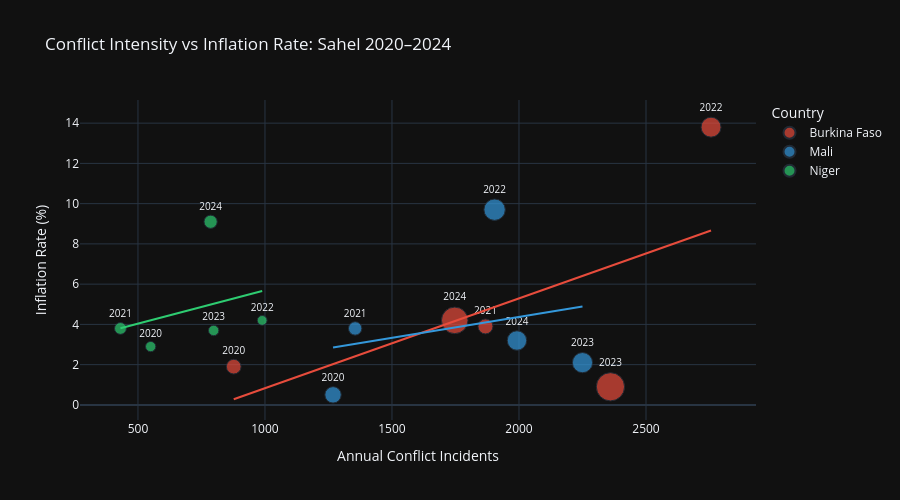
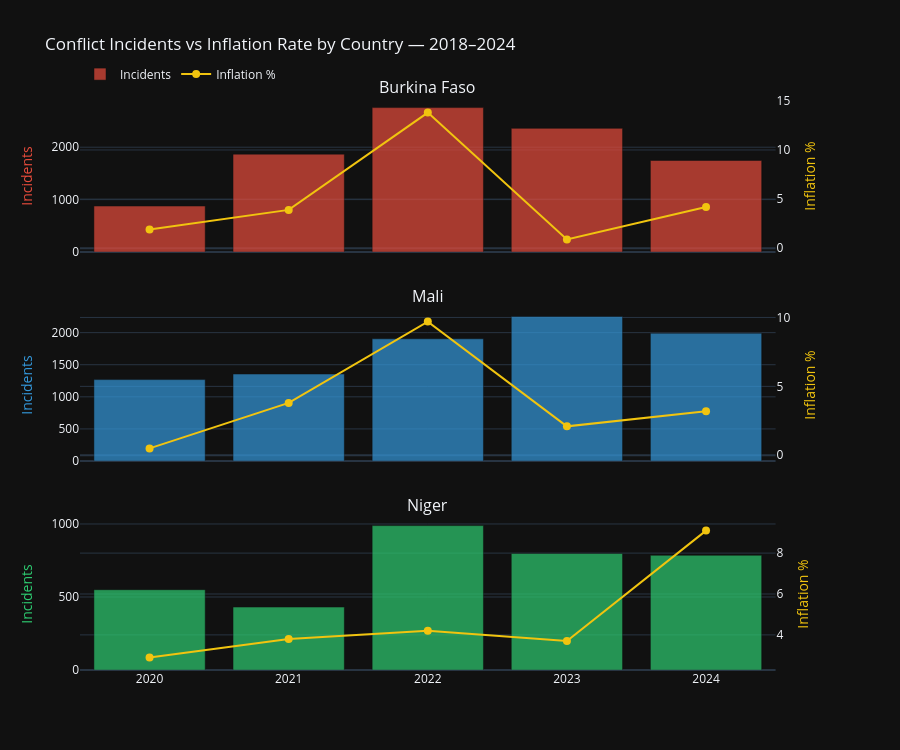
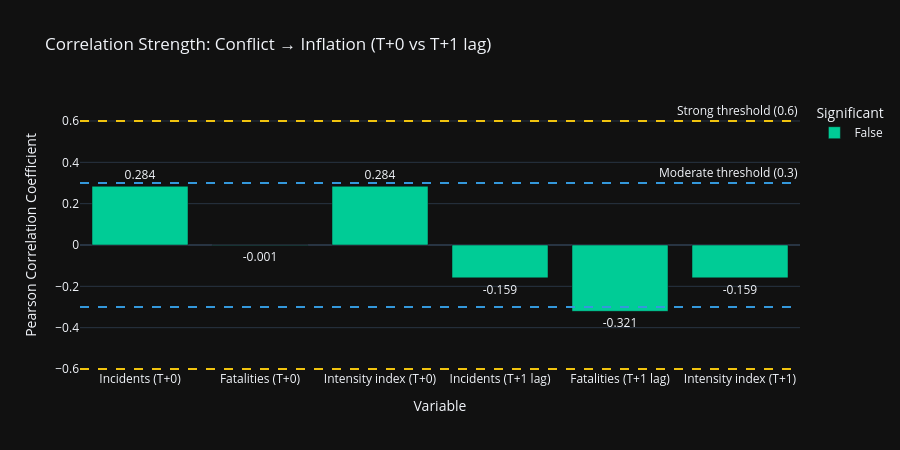

Source (notebook cell) for these figures, in order:
### Markdown cell above
## 5. Visualizations
---
Three charts to communicate the conflict-inflation relationship:

1. **Scatter plot**: conflict intensity vs inflation per country per year
2. **Dual axis chart**: incidents and inflation on the same timeline
3. **Lag comparison**: T+0 vs T+1 correlation strength

### Code cell
COUNTRY_COLORS = {
    "Burkina Faso": "#e74c3c",
    "Mali":         "#3498db",
    "Niger":        "#2ecc71",
}

# --- Plot 1: Scatter, conflict intensity vs inflation
fig1 = px.scatter(
    df_joined,
    x="incidents",
    y="inflation_pct",
    color="country",
    size="fatalities",
    text="year",
    title="Conflict Intensity vs Inflation Rate: Sahel 2020–2024",
    labels={
        "incidents":     "Annual Conflict Incidents",
        "inflation_pct": "Inflation Rate (%)",
        "country":       "Country",
    },
    color_discrete_map=COUNTRY_COLORS,
    template="plotly_dark",
    trendline="ols",
)
fig1.update_traces(textposition="top center", textfont_size=10)
fig1.update_layout(height=500)
fig1.show()

# --- Plot 2: Dual axis, incidents (bars) + inflation (line) per country
fig2 = make_subplots(
    rows=3, cols=1,
    shared_xaxes=True,
    subplot_titles=list(COUNTRY_COLORS.keys()),
    vertical_spacing=0.10,
    specs=[
        [{"secondary_y": True}],
        [{"secondary_y": True}],
        [{"secondary_y": True}],
    ]
)

for i, (country, color) in enumerate(COUNTRY_COLORS.items(), start=1):
    sub = df_joined[df_joined["country"] == country].sort_values("year")

    # Incidents — primary Y axis (left)
    fig2.add_trace(go.Bar(
        x=sub["year"],
        y=sub["incidents"],
        name="Incidents",
        marker_color=color,
        opacity=0.7,
        showlegend=(i == 1),
        legendgroup="incidents",
    ), row=i, col=1, secondary_y=False)

    # Inflation: secondary Y axis (right)
    fig2.add_trace(go.Scatter(
        x=sub["year"],
        y=sub["inflation_pct"],
        name="Inflation %",
        mode="lines+markers",
        line=dict(color="#f1c40f", width=2),
        marker=dict(size=8),
        showlegend=(i == 1),
        legendgroup="inflation",
    ), row=i, col=1, secondary_y=True)

    # Left axis label
    fig2.update_yaxes(
        title_text="Incidents",
        row=i, col=1,
        secondary_y=False,
        title_font=dict(color=color),
    )

    # Right axis label
    fig2.update_yaxes(
        title_text="Inflation %",
        row=i, col=1,
        secondary_y=True,
        title_font=dict(color="#f1c40f"),
    )

fig2.update_layout(
    title="Conflict Incidents vs Inflation Rate by Country — 2018–2024",
    template="plotly_dark",
    height=750,
    hovermode="x unified",
    legend=dict(orientation="h", yanchor="bottom", y=1.02),
)
fig2.show()

# --- Plot 3: Lag comparison bar chart
fig3 = px.bar(
    df_corr,
    x="Variable",
    y="Pearson r",
    color="Significant",
    title="Correlation Strength: Conflict → Inflation (T+0 vs T+1 lag)",
    labels={"Pearson r": "Pearson Correlation Coefficient"},
    color_discrete_map={"✅": "#2ecc71", "❌": "#e74c3c"},
    template="plotly_dark",
    text="Pearson r",
)
fig3.add_hline(
    y=0.6, line_dash="dash", line_color="#f1c40f",
    annotation_text="Strong threshold (0.6)",
    annotation_position="top right",
)
fig3.add_hline(
    y=0.3, line_dash="dash", line_color="#3498db",
    annotation_text="Moderate threshold (0.3)",
    annotation_position="top right",
)
fig3.add_hline(y=-0.3, line_dash="dash", line_color="#3498db")
fig3.add_hline(y=-0.6, line_dash="dash", line_color="#f1c40f")
fig3.update_traces(textposition="outside")
fig3.update_layout(height=450)
fig3.show()

### Figure 1 — Plotly figure (JSON) as saved in the notebook; plotly's stock layout.template omitted (floating-point values rounded to 4 significant figures)
{"data": [{"hovertemplate": "Country=Burkina Faso<br>Annual Conflict Incidents=%{x}<br>Inflation Rate (%)=%{y}<br>fatalities=%{marker.size}<br>year=%{text}<extra></extra>", "legendgroup": "Burkina Faso", "marker": {"color": "#e74c3c", "size": [2304, 2374, 4246, 8505, 7493], "sizemode": "area", "sizeref": 21.26, "symbol": "circle"}, "mode": "markers+text", "name": "Burkina Faso", "orientation": "v", "showlegend": true, "text": [2020, 2021, 2022, 2023, 2024], "textfont": {"size": 10}, "textposition": "top center", "type": "scatter", "x": [877, 1868, 2756, 2360, 1747], "xaxis": "x", "y": [1.9, 3.9, 13.8, 0.9, 4.2], "yaxis": "y"}, {"hovertemplate": "<b>OLS trendline</b><br>inflation_pct = 0.00446216 * incidents + -3.63449<br>R<sup>2</sup>=0.379215<br><br>Country=Burkina Faso<br>Annual Conflict Incidents=%{x}<br>Inflation Rate (%)=%{y} <b>(trend)</b><extra></extra>", "legendgroup": "Burkina Faso", "marker": {"color": "#e74c3c", "symbol": "circle"}, "mode": "lines", "name": "Burkina Faso", "showlegend": false, "textfont": {"size": 10}, "textposition": "top center", "type": "scatter", "x": [877, 1747, 1868, 2360, 2756], "xaxis": "x", "y": [0.2788, 4.161, 4.701, 6.896, 8.663], "yaxis": "y"}, {"hovertemplate": "Country=Mali<br>Annual Conflict Incidents=%{x}<br>Inflation Rate (%)=%{y}<br>fatalities=%{marker.size}<br>year=%{text}<extra></extra>", "legendgroup": "Mali", "marker": {"color": "#3498db", "size": [2856, 1913, 4863, 4347, 4023], "sizemode": "area", "sizeref": 21.26, "symbol": "circle"}, "mode": "markers+text", "name": "Mali", "orientation": "v", "showlegend": true, "text": [2020, 2021, 2022, 2023, 2024], "textfont": {"size": 10}, "textposition": "top center", "type": "scatter", "x": [1268, 1355, 1904, 2250, 1992], "xaxis": "x", "y": [0.5, 3.8, 9.7, 2.1, 3.2], "yaxis": "y"}, {"hovertemplate": "<b>OLS trendline</b><br>inflation_pct = 0.00208569 * incidents + 0.202112<br>R<sup>2</sup>=0.064058<br><br>Country=Mali<br>Annual Conflict Incidents=%{x}<br>Inflation Rate (%)=%{y} <b>(trend)</b><extra></extra>", "legendgroup": "Mali", "marker": {"color": "#3498db", "symbol": "circle"}, "mode": "lines", "name": "Mali", "showlegend": false, "textfont": {"size": 10}, "textposition": "top center", "type": "scatter", "x": [1268, 1355, 1904, 1992, 2250], "xaxis": "x", "y": [2.847, 3.028, 4.173, 4.357, 4.895], "yaxis": "y"}, {"hovertemplate": "Country=Niger<br>Annual Conflict Incidents=%{x}<br>Inflation Rate (%)=%{y}<br>fatalities=%{marker.size}<br>year=%{text}<extra></extra>", "legendgroup": "Niger", "marker": {"color": "#2ecc71", "size": [1126, 1498, 1019, 1159, 1865], "sizemode": "area", "sizeref": 21.26, "symbol": "circle"}, "mode": "markers+text", "name": "Niger", "orientation": "v", "showlegend": true, "text": [2020, 2021, 2022, 2023, 2024], "textfont": {"size": 10}, "textposition": "top center", "type": "scatter", "x": [550, 431, 989, 798, 786], "xaxis": "x", "y": [2.9, 3.8, 4.2, 3.7, 9.1], "yaxis": "y"}, {"hovertemplate": "<b>OLS trendline</b><br>inflation_pct = 0.00331542 * incidents + 2.3834<br>R<sup>2</sup>=0.086858<br><br>Country=Niger<br>Annual Conflict Incidents=%{x}<br>Inflation Rate (%)=%{y} <b>(trend)</b><extra></extra>", "legendgroup": "Niger", "marker": {"color": "#2ecc71", "symbol": "circle"}, "mode": "lines", "name": "Niger", "showlegend": false, "textfont": {"size": 10}, "textposition": "top center", "type": "scatter", "x": [431, 550, 786, 798, 989], "xaxis": "x", "y": [3.812, 4.207, 4.989, 5.029, 5.662], "yaxis": "y"}], "layout": {"height": 500, "legend": {"itemsizing": "constant", "title": {"text": "Country"}, "tracegroupgap": 0}, "title": {"text": "Conflict Intensity vs Inflation Rate: Sahel 2020–2024"}, "xaxis": {"anchor": "y", "domain": [0, 1], "title": {"text": "Annual Conflict Incidents"}}, "yaxis": {"anchor": "x", "domain": [0, 1], "title": {"text": "Inflation Rate (%)"}}}}

### Figure 2 — Plotly figure (JSON) as saved in the notebook; plotly's stock layout.template omitted (floating-point values rounded to 4 significant figures)
{"data": [{"legendgroup": "incidents", "marker": {"color": "#e74c3c"}, "name": "Incidents", "opacity": 0.7, "showlegend": true, "type": "bar", "x": [2020, 2021, 2022, 2023, 2024], "xaxis": "x", "y": [877, 1868, 2756, 2360, 1747], "yaxis": "y"}, {"legendgroup": "inflation", "line": {"color": "#f1c40f", "width": 2}, "marker": {"size": 8}, "mode": "lines+markers", "name": "Inflation %", "showlegend": true, "type": "scatter", "x": [2020, 2021, 2022, 2023, 2024], "xaxis": "x", "y": [1.9, 3.9, 13.8, 0.9, 4.2], "yaxis": "y2"}, {"legendgroup": "incidents", "marker": {"color": "#3498db"}, "name": "Incidents", "opacity": 0.7, "showlegend": false, "type": "bar", "x": [2020, 2021, 2022, 2023, 2024], "xaxis": "x2", "y": [1268, 1355, 1904, 2250, 1992], "yaxis": "y3"}, {"legendgroup": "inflation", "line": {"color": "#f1c40f", "width": 2}, "marker": {"size": 8}, "mode": "lines+markers", "name": "Inflation %", "showlegend": false, "type": "scatter", "x": [2020, 2021, 2022, 2023, 2024], "xaxis": "x2", "y": [0.5, 3.8, 9.7, 2.1, 3.2], "yaxis": "y4"}, {"legendgroup": "incidents", "marker": {"color": "#2ecc71"}, "name": "Incidents", "opacity": 0.7, "showlegend": false, "type": "bar", "x": [2020, 2021, 2022, 2023, 2024], "xaxis": "x3", "y": [550, 431, 989, 798, 786], "yaxis": "y5"}, {"legendgroup": "inflation", "line": {"color": "#f1c40f", "width": 2}, "marker": {"size": 8}, "mode": "lines+markers", "name": "Inflation %", "showlegend": false, "type": "scatter", "x": [2020, 2021, 2022, 2023, 2024], "xaxis": "x3", "y": [2.9, 3.8, 4.2, 3.7, 9.1], "yaxis": "y6"}], "layout": {"annotations": [{"font": {"size": 16}, "showarrow": false, "text": "Burkina Faso", "x": 0.47, "xanchor": "center", "xref": "paper", "y": 1, "yanchor": "bottom", "yref": "paper"}, {"font": {"size": 16}, "showarrow": false, "text": "Mali", "x": 0.47, "xanchor": "center", "xref": "paper", "y": 0.6333, "yanchor": "bottom", "yref": "paper"}, {"font": {"size": 16}, "showarrow": false, "text": "Niger", "x": 0.47, "xanchor": "center", "xref": "paper", "y": 0.2667, "yanchor": "bottom", "yref": "paper"}], "height": 750, "hovermode": "x unified", "legend": {"orientation": "h", "y": 1.02, "yanchor": "bottom"}, "title": {"text": "Conflict Incidents vs Inflation Rate by Country — 2018–2024"}, "xaxis": {"anchor": "y", "domain": [0, 0.94], "matches": "x3", "showticklabels": false}, "xaxis2": {"anchor": "y3", "domain": [0, 0.94], "matches": "x3", "showticklabels": false}, "xaxis3": {"anchor": "y5", "domain": [0, 0.94]}, "yaxis": {"anchor": "x", "domain": [0.7333, 1], "title": {"font": {"color": "#e74c3c"}, "text": "Incidents"}}, "yaxis2": {"anchor": "x", "overlaying": "y", "side": "right", "title": {"font": {"color": "#f1c40f"}, "text": "Inflation %"}}, "yaxis3": {"anchor": "x2", "domain": [0.3667, 0.6333], "title": {"font": {"color": "#3498db"}, "text": "Incidents"}}, "yaxis4": {"anchor": "x2", "overlaying": "y3", "side": "right", "title": {"font": {"color": "#f1c40f"}, "text": "Inflation %"}}, "yaxis5": {"anchor": "x3", "domain": [0, 0.2667], "title": {"font": {"color": "#2ecc71"}, "text": "Incidents"}}, "yaxis6": {"anchor": "x3", "overlaying": "y5", "side": "right", "title": {"font": {"color": "#f1c40f"}, "text": "Inflation %"}}}}

### Figure 3 — Plotly figure (JSON) as saved in the notebook; plotly's stock layout.template omitted (floating-point values rounded to 4 significant figures)
{"data": [{"alignmentgroup": "True", "hovertemplate": "Significant=False<br>Variable=%{x}<br>Pearson Correlation Coefficient=%{text}<extra></extra>", "legendgroup": "False", "marker": {"color": "#00cc96", "pattern": {"shape": ""}}, "name": "False", "offsetgroup": "False", "orientation": "v", "showlegend": true, "text": [0.284, -0.001, 0.284, -0.159, -0.321, -0.159], "textposition": "outside", "type": "bar", "x": ["Incidents (T+0)", "Fatalities (T+0)", "Intensity index (T+0)", "Incidents (T+1 lag)", "Fatalities (T+1 lag)", "Intensity index (T+1)"], "xaxis": "x", "y": [0.284, -0.001, 0.284, -0.159, -0.321, -0.159], "yaxis": "y"}], "layout": {"annotations": [{"showarrow": false, "text": "Strong threshold (0.6)", "x": 1, "xanchor": "right", "xref": "x domain", "y": 0.6, "yanchor": "bottom", "yref": "y"}, {"showarrow": false, "text": "Moderate threshold (0.3)", "x": 1, "xanchor": "right", "xref": "x domain", "y": 0.3, "yanchor": "bottom", "yref": "y"}], "barmode": "relative", "height": 450, "legend": {"title": {"text": "Significant"}, "tracegroupgap": 0}, "shapes": [{"line": {"color": "#f1c40f", "dash": "dash"}, "type": "line", "x0": 0, "x1": 1, "xref": "x domain", "y0": 0.6, "y1": 0.6, "yref": "y"}, {"line": {"color": "#3498db", "dash": "dash"}, "type": "line", "x0": 0, "x1": 1, "xref": "x domain", "y0": 0.3, "y1": 0.3, "yref": "y"}, {"line": {"color": "#3498db", "dash": "dash"}, "type": "line", "x0": 0, "x1": 1, "xref": "x domain", "y0": -0.3, "y1": -0.3, "yref": "y"}, {"line": {"color": "#f1c40f", "dash": "dash"}, "type": "line", "x0": 0, "x1": 1, "xref": "x domain", "y0": -0.6, "y1": -0.6, "yref": "y"}], "title": {"text": "Correlation Strength: Conflict → Inflation (T+0 vs T+1 lag)"}, "xaxis": {"anchor": "y", "domain": [0, 1], "title": {"text": "Variable"}}, "yaxis": {"anchor": "x", "domain": [0, 1], "title": {"text": "Pearson Correlation Coefficient"}}}}
